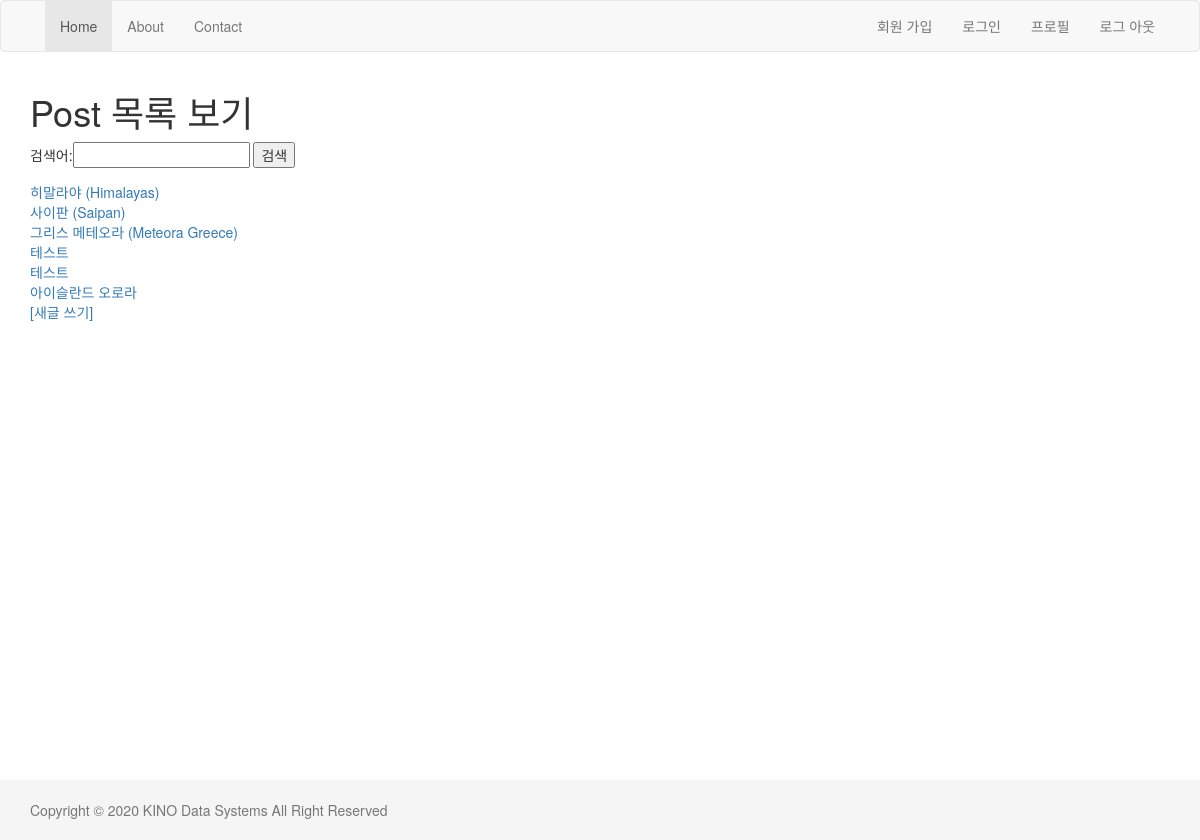
/blog/, run on an earlier commit of the app's database.
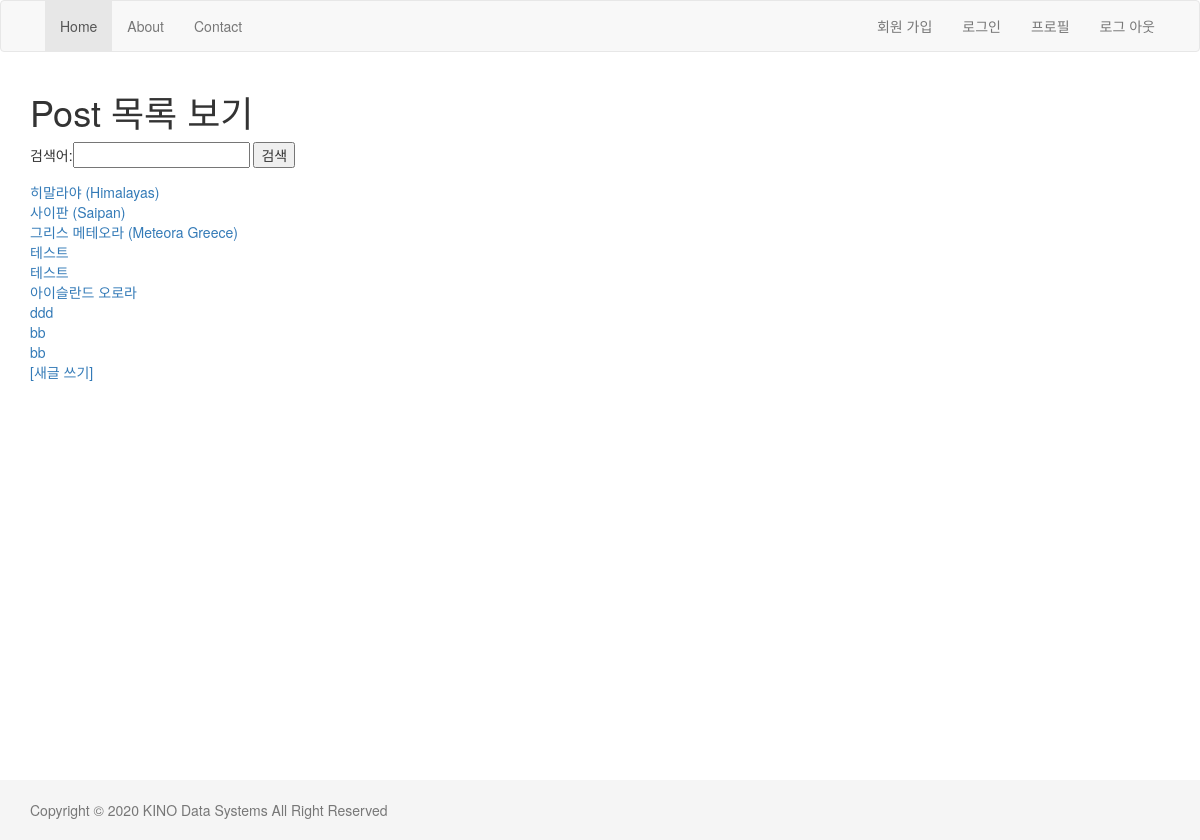
And on a later commit of the database.
### blog/models.py (models this page shows, shortened)
class Post(models.Model):
    REGION_CHOICE = (
                        ('Africa','아프리카'),
                        ('Europe','유럽'),
                        ('Oceania','오세아니아'),
                        ('Asia','아시아'),
                        ('North America','북아메리카'),
                        ('South America','남아메리카'),
                        )
    title = models.CharField('제목', max_length=250)
    body = models.TextField('내용')
    region = models.CharField('지역',max_length=20,choices=REGION_CHOICE, default='Asia')
    created = models.DateField(auto_now_add=True)
    updated = models.DateTimeField(auto_now=True)

### blog/views.py (the view)
# urls.py: path('', views.list,name='list'),
def list(request):
    post_list = Post.objects.all()
    search_key=request.GET.get("keyword")
    if search_key:
        post_list=Post.objects.filter(title_icontains=search_key)
    return render(request,'blog/list.html',{'post_all':post_list,'q':search_key})

### blog/templates/blog/list.html (shortened to what this page needs)
{% extends "layout.html"%}
{% block content %}
    <h1>Post 목록 보기</h1>
    <form action ="" method="get">
        검색어:<input type="text" name="keyword"value="{{q|default:''}}">
        <input type="submit" value="검색">
    </form>
    {% for post in post_all%}
    <a href ="{% url 'blog:detail' post.id  %}   ">{{post.title}}</a><br>
    {% endfor%}
    <a href="{% url 'blog:create' %}">[새글 쓰기]</a>
{% endblock %}

What changed in the data, as far as the page shows it:
added Post: title "ddd"
added Post: title "bb"
added Post: title "bb"
